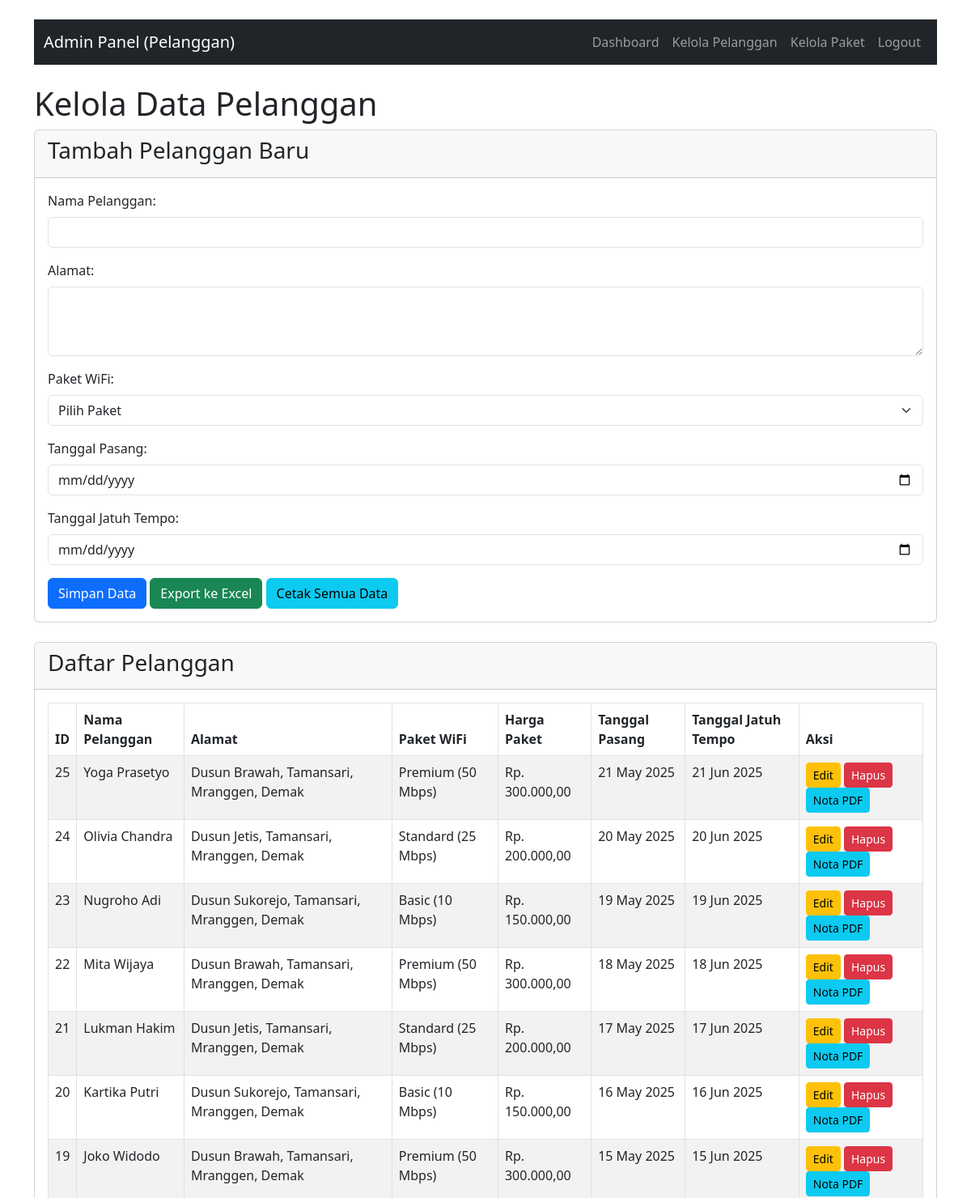
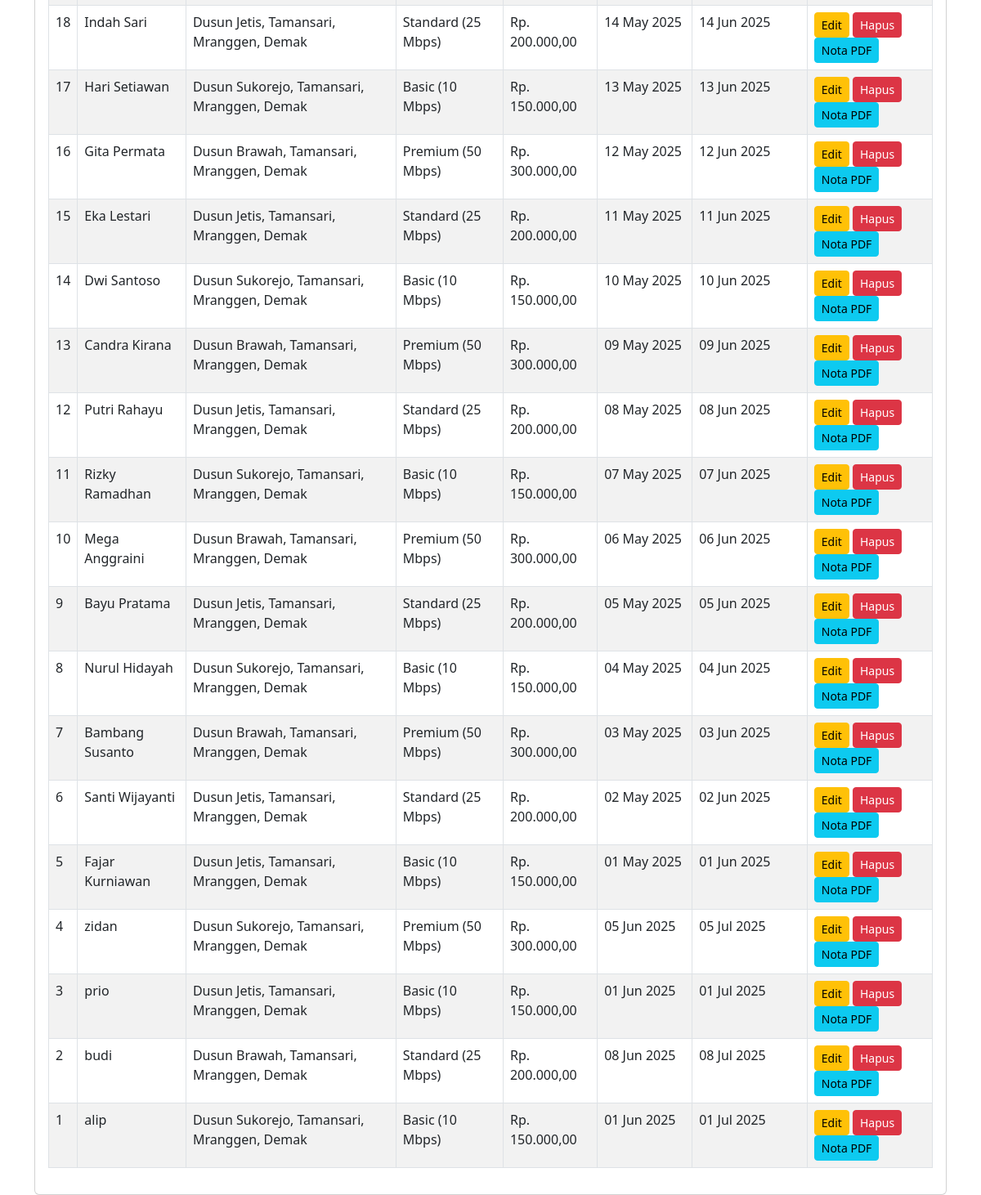
Page /manage_pelanggan.php (signed in) on the committed database (2 pictures, top to bottom).
### tables this page shows
CREATE TABLE `pelanggan` (
  `id` int(11) NOT NULL,
  `nama_pelanggan` varchar(100) NOT NULL,
  `alamat` text NOT NULL,
  `paket_id` int(11) NOT NULL,
  `tanggal_pasang` date NOT NULL,
  `tanggal_jatuh_tempo` date NOT NULL
);

CREATE TABLE `paket` (
  `id` int(11) NOT NULL,
  `nama_paket` varchar(100) NOT NULL,
  `harga` decimal(10,2) NOT NULL
);

### controllers/pelanggan_controller.php (called while the page is built, shortened)
<?php
function getAllPelanggan($conn) {
    $sql = "SELECT p.id, p.nama_pelanggan, p.alamat, pk.nama_paket, pk.harga, p.tanggal_pasang, p.tanggal_jatuh_tempo
            FROM pelanggan p
            JOIN paket pk ON p.paket_id = pk.id
            ORDER BY p.id DESC";
    $result = $conn->query($sql);
    return $result->fetch_all(MYSQLI_ASSOC);
}
?>

### manage_pelanggan.php (the view, shortened to what this page needs)
<?php
require_once 'koneksi.php';
require_once 'controllers/pelanggan_controller.php';
require_once 'controllers/paket_controller.php';
$current_pelanggan = [
    'id' => '',
    'nama_pelanggan' => '',
    'alamat' => '',
    'paket_id' => '',
    'tanggal_pasang' => '',
    'tanggal_jatuh_tempo' => ''
];
$pelanggan_data = getAllPelanggan($conn);
?>
<!DOCTYPE html>
<html lang="id">
<head>
    <link href="https://cdn.jsdelivr.net/npm/bootstrap@5.3.0/dist/css/bootstrap.min.css" rel="stylesheet">
</head>
<body>
    <div class="container mt-4">
        <nav class="navbar navbar-expand-lg navbar-dark bg-dark mb-4">
            <div class="container-fluid">
                <a class="navbar-brand" href="dashboard.php">Admin Panel (Pelanggan)</a>
                <div class="collapse navbar-collapse" id="navbarNav">
                    <ul class="navbar-nav ms-auto">
                        <li class="nav-item"><a class="nav-link" href="dashboard.php">Dashboard</a></li>
                        <li class="nav-item"><a class="nav-link" href="manage_pelanggan.php">Kelola Pelanggan</a></li>
                        <li class="nav-item"><a class="nav-link" href="manage_paket.php">Kelola Paket</a></li>
                        <li class="nav-item"><a class="nav-link" href="logout.php">Logout</a></li>
                    </ul>
                </div>
            </div>
        </nav>
        <h1>Kelola Data Pelanggan</h1>
        <div class="card mb-4">
            <div class="card-header">
                <h3><?= empty($current_pelanggan['id']) ? 'Tambah Pelanggan Baru' : 'Edit Pelanggan' ?></h3>
            </div>
            <div class="card-body">
                <form action="manage_pelanggan.php" method="POST">
                    <div class="mb-3">
                        <label for="nama_pelanggan" class="form-label">Nama Pelanggan:</label>
                        <input type="text" class="form-control" id="nama_pelanggan" name="nama_pelanggan" value="<?= htmlspecialchars($current_pelanggan['nama_pelanggan']) ?>" required>
                    </div>
                    <div class="mb-3">
                        <label for="alamat" class="form-label">Alamat:</label>
                        <textarea class="form-control" id="alamat" name="alamat" rows="3" required><?= htmlspecialchars($current_pelanggan['alamat']) ?></textarea>
                    </div>
                    <div class="mb-3">
                        <label for="paket_id" class="form-label">Paket WiFi:</label>
                        <select class="form-select" id="paket_id" name="paket_id" required>
                            <option value="">Pilih Paket</option>
                        </select>
                    </div>
                    <div class="mb-3">
                        <label for="tanggal_pasang" class="form-label">Tanggal Pasang:</label>
                        <input type="date" class="form-control" id="tanggal_pasang" name="tanggal_pasang" value="<?= htmlspecialchars($current_pelanggan['tanggal_pasang']) ?>" required>
                    </div>
                    <div class="mb-3">
                        <label for="tanggal_jatuh_tempo" class="form-label">Tanggal Jatuh Tempo:</label>
                        <input type="date" class="form-control" id="tanggal_jatuh_tempo" name="tanggal_jatuh_tempo" value="<?= htmlspecialchars($current_pelanggan['tanggal_jatuh_tempo']) ?>" required>
                    </div>
                    <button type="submit" class="btn btn-primary">Simpan Data</button>
                    <a href="export_all_pelanggan.php?type=excel" class="btn btn-success">Export ke Excel</a>
                    <a href="export_all_pelanggan.php?type=print" class="btn btn-info" target="_blank">Cetak Semua Data</a>
                </form>
            </div>
        </div>
        <div class="card">
            <div class="card-header">
                <h3>Daftar Pelanggan</h3>
            </div>
            <div class="card-body">
                <div class="table-responsive">
                    <table class="table table-bordered table-striped">
                        <thead>
                            <tr>
                                <th>ID</th>
                                <th>Nama Pelanggan</th>
                                <th>Alamat</th>
                                <th>Paket WiFi</th>
                                <th>Harga Paket</th>
                                <th>Tanggal Pasang</th>
                                <th>Tanggal Jatuh Tempo</th>
                                <th>Aksi</th>
                            </tr>
                        </thead>
                        <tbody>
                            <?php if (empty($pelanggan_data)): ?>
                                <tr><td colspan="8" class="text-center">Belum ada data pelanggan.</td></tr>
                            <?php else: ?>
                                <?php foreach ($pelanggan_data as $pelanggan): ?>
                                    <tr>
                                        <td><?= htmlspecialchars($pelanggan['id']) ?></td>
                                        <td><?= htmlspecialchars($pelanggan['nama_pelanggan']) ?></td>
                                        <td><?= htmlspecialchars($pelanggan['alamat']) ?></td>
                                        <td><?= htmlspecialchars($pelanggan['nama_paket']) ?></td>
                                        <td>Rp. <?= number_format($pelanggan['harga'], 2, ',', '.') ?></td>
                                        <td><?= htmlspecialchars(date('d M Y', strtotime($pelanggan['tanggal_pasang']))) ?></td>
                                        <td><?= htmlspecialchars(date('d M Y', strtotime($pelanggan['tanggal_jatuh_tempo']))) ?></td>
                                        <td>
                                            <a href="manage_pelanggan.php?action=edit&id=<?= htmlspecialchars($pelanggan['id']) ?>" class="btn btn-warning btn-sm">Edit</a>
                                            <a href="manage_pelanggan.php?action=delete&id=<?= htmlspecialchars($pelanggan['id']) ?>" class="btn btn-danger btn-sm" onclick="return confirm('Yakin ingin menghapus pelanggan ini?');">Hapus</a>
                                            <a href="generate_invoice.php?id=<?= htmlspecialchars($pelanggan['id']) ?>&type=pdf" class="btn btn-info btn-sm" target="_blank">Nota PDF</a>
                                        </td>
                                    </tr>
                                <?php endforeach; ?>
                            <?php endif; ?>
                        </tbody>
                    </table>
                </div>
            </div>
        </div>
    </div>
</body>
</html>

### rows in the picture
pelanggan: id "25", nama_pelanggan "Yoga Prasetyo", alamat "Dusun Brawah, Tamansari, Mranggen, Demak", paket.nama_paket "Premium (50 Mbps)", paket.harga "300.000,00", tanggal_pasang "21 May 2025", tanggal_jatuh_tempo "21 Jun 2025"
pelanggan: id "24", nama_pelanggan "Olivia Chandra", alamat "Dusun Jetis, Tamansari, Mranggen, Demak", paket.nama_paket "Standard (25 Mbps)", paket.harga "200.000,00", tanggal_pasang "20 May 2025", tanggal_jatuh_tempo "20 Jun 2025"
pelanggan: id "23", nama_pelanggan "Nugroho Adi", alamat "Dusun Sukorejo, Tamansari, Mranggen, Demak", paket.nama_paket "Basic (10 Mbps)", paket.harga "150.000,00", tanggal_pasang "19 May 2025", tanggal_jatuh_tempo "19 Jun 2025"
pelanggan: id "22", nama_pelanggan "Mita Wijaya", alamat "Dusun Brawah, Tamansari, Mranggen, Demak", paket.nama_paket "Premium (50 Mbps)", paket.harga "300.000,00", tanggal_pasang "18 May 2025", tanggal_jatuh_tempo "18 Jun 2025"
pelanggan: id "21", nama_pelanggan "Lukman Hakim", alamat "Dusun Jetis, Tamansari, Mranggen, Demak", paket.nama_paket "Standard (25 Mbps)", paket.harga "200.000,00", tanggal_pasang "17 May 2025", tanggal_jatuh_tempo "17 Jun 2025"
pelanggan: id "20", nama_pelanggan "Kartika Putri", alamat "Dusun Sukorejo, Tamansari, Mranggen, Demak", paket.nama_paket "Basic (10 Mbps)", paket.harga "150.000,00", tanggal_pasang "16 May 2025", tanggal_jatuh_tempo "16 Jun 2025"
pelanggan: id "19", nama_pelanggan "Joko Widodo", alamat "Dusun Brawah, Tamansari, Mranggen, Demak", paket.nama_paket "Premium (50 Mbps)", paket.harga "300.000,00", tanggal_pasang "15 May 2025", tanggal_jatuh_tempo "15 Jun 2025"
pelanggan: id "18", nama_pelanggan "Indah Sari", alamat "Dusun Jetis, Tamansari, Mranggen, Demak", paket.nama_paket "Standard (25 Mbps)", paket.harga "200.000,00", tanggal_pasang "14 May 2025", tanggal_jatuh_tempo "14 Jun 2025"
pelanggan: id "17", nama_pelanggan "Hari Setiawan", alamat "Dusun Sukorejo, Tamansari, Mranggen, Demak", paket.nama_paket "Basic (10 Mbps)", paket.harga "150.000,00", tanggal_pasang "13 May 2025", tanggal_jatuh_tempo "13 Jun 2025"
pelanggan: id "16", nama_pelanggan "Gita Permata", alamat "Dusun Brawah, Tamansari, Mranggen, Demak", paket.nama_paket "Premium (50 Mbps)", paket.harga "300.000,00", tanggal_pasang "12 May 2025", tanggal_jatuh_tempo "12 Jun 2025"
pelanggan: id "15", nama_pelanggan "Eka Lestari", alamat "Dusun Jetis, Tamansari, Mranggen, Demak", paket.nama_paket "Standard (25 Mbps)", paket.harga "200.000,00", tanggal_pasang "11 May 2025", tanggal_jatuh_tempo "11 Jun 2025"
pelanggan: id "14", nama_pelanggan "Dwi Santoso", alamat "Dusun Sukorejo, Tamansari, Mranggen, Demak", paket.nama_paket "Basic (10 Mbps)", paket.harga "150.000,00", tanggal_pasang "10 May 2025", tanggal_jatuh_tempo "10 Jun 2025"
pelanggan: id "13", nama_pelanggan "Candra Kirana", alamat "Dusun Brawah, Tamansari, Mranggen, Demak", paket.nama_paket "Premium (50 Mbps)", paket.harga "300.000,00", tanggal_pasang "09 May 2025", tanggal_jatuh_tempo "09 Jun 2025"
pelanggan: id "12", nama_pelanggan "Putri Rahayu", alamat "Dusun Jetis, Tamansari, Mranggen, Demak", paket.nama_paket "Standard (25 Mbps)", paket.harga "200.000,00", tanggal_pasang "08 May 2025", tanggal_jatuh_tempo "08 Jun 2025"
pelanggan: id "11", nama_pelanggan "Rizky Ramadhan", alamat "Dusun Sukorejo, Tamansari, Mranggen, Demak", paket.nama_paket "Basic (10 Mbps)", paket.harga "150.000,00", tanggal_pasang "07 May 2025", tanggal_jatuh_tempo "07 Jun 2025"
pelanggan: id "10", nama_pelanggan "Mega Anggraini", alamat "Dusun Brawah, Tamansari, Mranggen, Demak", paket.nama_paket "Premium (50 Mbps)", paket.harga "300.000,00", tanggal_pasang "06 May 2025", tanggal_jatuh_tempo "06 Jun 2025"
pelanggan: id "9", nama_pelanggan "Bayu Pratama", alamat "Dusun Jetis, Tamansari, Mranggen, Demak", paket.nama_paket "Standard (25 Mbps)", paket.harga "200.000,00", tanggal_pasang "05 May 2025", tanggal_jatuh_tempo "05 Jun 2025"
pelanggan: id "8", nama_pelanggan "Nurul Hidayah", alamat "Dusun Sukorejo, Tamansari, Mranggen, Demak", paket.nama_paket "Basic (10 Mbps)", paket.harga "150.000,00", tanggal_pasang "04 May 2025", tanggal_jatuh_tempo "04 Jun 2025"
pelanggan: id "7", nama_pelanggan "Bambang Susanto", alamat "Dusun Brawah, Tamansari, Mranggen, Demak", paket.nama_paket "Premium (50 Mbps)", paket.harga "300.000,00", tanggal_pasang "03 May 2025", tanggal_jatuh_tempo "03 Jun 2025"
pelanggan: id "6", nama_pelanggan "Santi Wijayanti", alamat "Dusun Jetis, Tamansari, Mranggen, Demak", paket.nama_paket "Standard (25 Mbps)", paket.harga "200.000,00", tanggal_pasang "02 May 2025", tanggal_jatuh_tempo "02 Jun 2025"
pelanggan: id "5", nama_pelanggan "Fajar Kurniawan", alamat "Dusun Jetis, Tamansari, Mranggen, Demak", paket.nama_paket "Basic (10 Mbps)", paket.harga "150.000,00", tanggal_pasang "01 May 2025", tanggal_jatuh_tempo "01 Jun 2025"
pelanggan: id "4", nama_pelanggan "zidan", alamat "Dusun Sukorejo, Tamansari, Mranggen, Demak", paket.nama_paket "Premium (50 Mbps)", paket.harga "300.000,00", tanggal_pasang "05 Jun 2025", tanggal_jatuh_tempo "05 Jul 2025"
pelanggan: id "3", nama_pelanggan "prio", alamat "Dusun Jetis, Tamansari, Mranggen, Demak", paket.nama_paket "Basic (10 Mbps)", paket.harga "150.000,00", tanggal_pasang "01 Jun 2025", tanggal_jatuh_tempo "01 Jul 2025"
pelanggan: id "2", nama_pelanggan "budi", alamat "Dusun Brawah, Tamansari, Mranggen, Demak", paket.nama_paket "Standard (25 Mbps)", paket.harga "200.000,00", tanggal_pasang "08 Jun 2025", tanggal_jatuh_tempo "08 Jul 2025"
pelanggan: id "1", nama_pelanggan "alip", alamat "Dusun Sukorejo, Tamansari, Mranggen, Demak", paket.nama_paket "Basic (10 Mbps)", paket.harga "150.000,00", tanggal_pasang "01 Jun 2025", tanggal_jatuh_tempo "01 Jul 2025"
